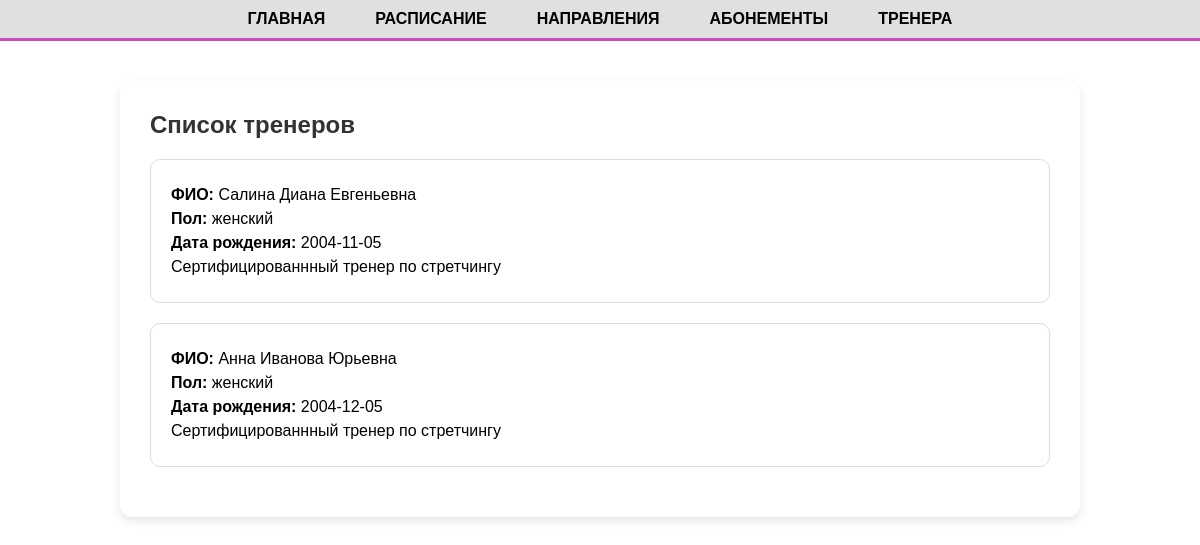
The app's page /coaches.php with its own data.
### tables this page shows
CREATE TABLE `coaches` (
    `coach_id` INT(10) NOT NULL AUTO_INCREMENT,
    `name` VARCHAR(255) NOT NULL,
    `surname` VARCHAR(255) NOT NULL,
    `patronymic` VARCHAR(255) NOT NULL,
    `phone` VARCHAR(15) NOT NULL CHECK (
        phone REGEXP '^[+]?[0-9]{1,4}?[-.\\s]?([(]?[0-9]{1,3}[)]?[-.\\s]?){1,4}[0-9]+$'
    ),
    `password` VARCHAR(255) NOT NULL,
    `sex` ENUM('женский', 'мужской') NOT NULL,
    `birthday` DATE NOT NULL,
    `description` TEXT NULL DEFAULT NULL,
    `bid_per_hour` INT NOT NULL,
    PRIMARY KEY (`coach_id`) USING BTREE
);

### coaches.php (the view, shortened to what this page needs)
<?php
include_once 'config.php';
$role = $_SESSION['role'];
$coaches = $pdo->query("SELECT * FROM coaches")->fetchAll();
?>
<!DOCTYPE html>
<html lang="ru">
<head>
    <link rel="stylesheet" href="coaches_style.css">
</head>
<body>
<header>
    <nav class="navbar">
        <a href="main.php">ГЛАВНАЯ</a>
        <a href="schedule.php">РАСПИСАНИЕ</a>
        <a href="templates.php">НАПРАВЛЕНИЯ</a>
        <a href="subscriptions.php">АБОНЕМЕНТЫ</a>
        <?php if ($role != 'coach'): ?>
        <a href="coaches.php">ТРЕНЕРА</a>
        <?php endif; ?>
    </nav>
</header>
<hr class="line">
<div class="container">
    <h2>Список тренеров</h2>
    <?php foreach ($coaches as $coach): ?>
        <div class="coach">
            <p><strong>ФИО:</strong> <?= htmlspecialchars($coach['surname']) . ' ' . htmlspecialchars($coach['name']) . ' ' . htmlspecialchars($coach['patronymic']) ?></p>
            <p><strong>Пол:</strong> <?= htmlspecialchars($coach['sex']) ?></p>
            <p><strong>Дата рождения:</strong> <?= htmlspecialchars($coach['birthday']) ?></p>
            <p><strong></strong> <?= nl2br(htmlspecialchars($coach['description'])) ?></p>
        </div>
    <?php endforeach; ?>
</div>
</body>
</html>

### coaches_style.css (style rules this page uses)
body { margin: 0; font-family: 'Montserrat', sans-serif; background-color: #fff; }
header { background-color: #e0e0e0; padding: 10px 0; }
.navbar { display: flex; justify-content: center; gap: 50px; }
.navbar a { text-decoration: none; color: black; font-size: 16px; font-weight: bold; }
.line { border: none; height: 3px; background: #cc4bc1; margin: 0; }
.container { max-width: 900px; margin: 40px auto; background: white; padding: 30px; border-radius: 12px; box-shadow: 0 4px 10px rgba(0,0,0,0.1); }
h2 { color: #333; margin-top: 0; }
.coach { border: 1px solid #ddd; border-radius: 10px; padding: 20px; margin-bottom: 20px; }
.coach p { margin: 6px 0; }

### records on screen
coaches: surname "Салина", name "Диана", patronymic "Евгеньевна", sex "женский", birthday "2004-11-05", description "Сертифицированнный тренер по стретчингу"
coaches: surname "Анна", name "Иванова", patronymic "Юрьевна", sex "женский", birthday "2004-12-05", description "Сертифицированнный тренер по стретчингу"
